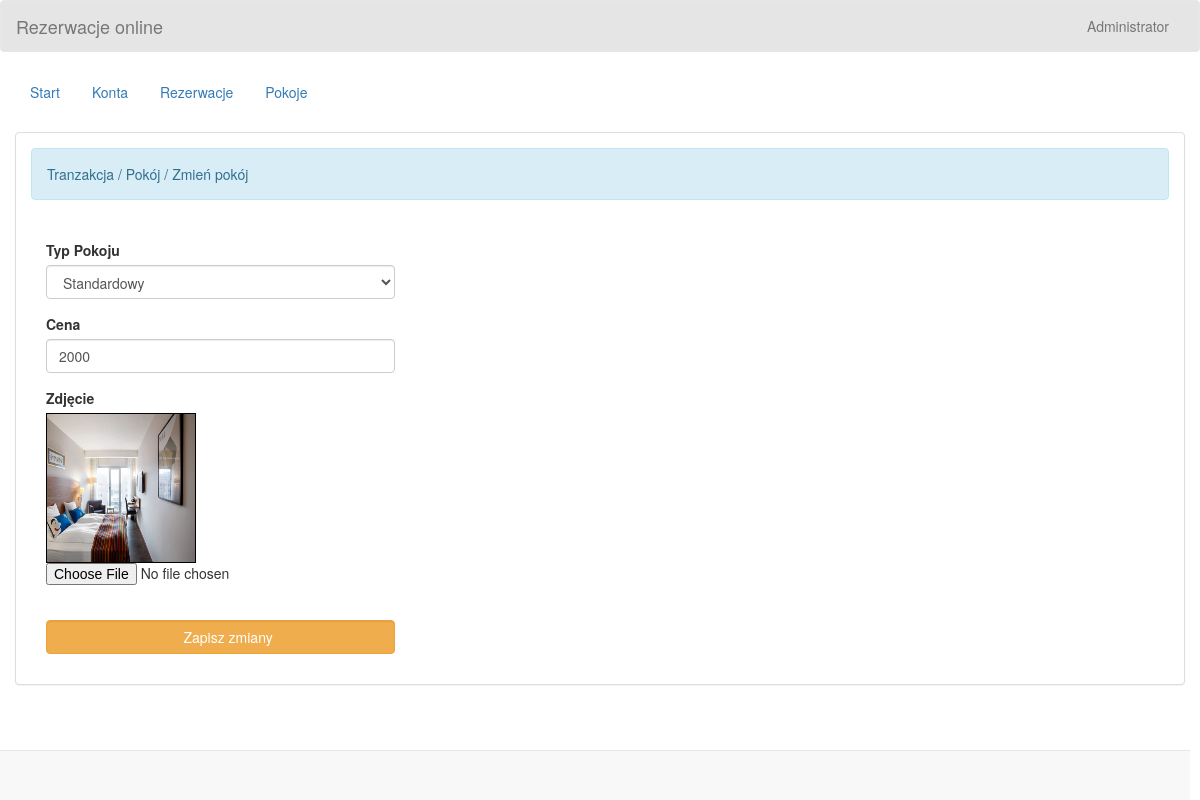
/admin/edit_room.php?room_id=1 (signed in), run on an earlier commit of the app's database.
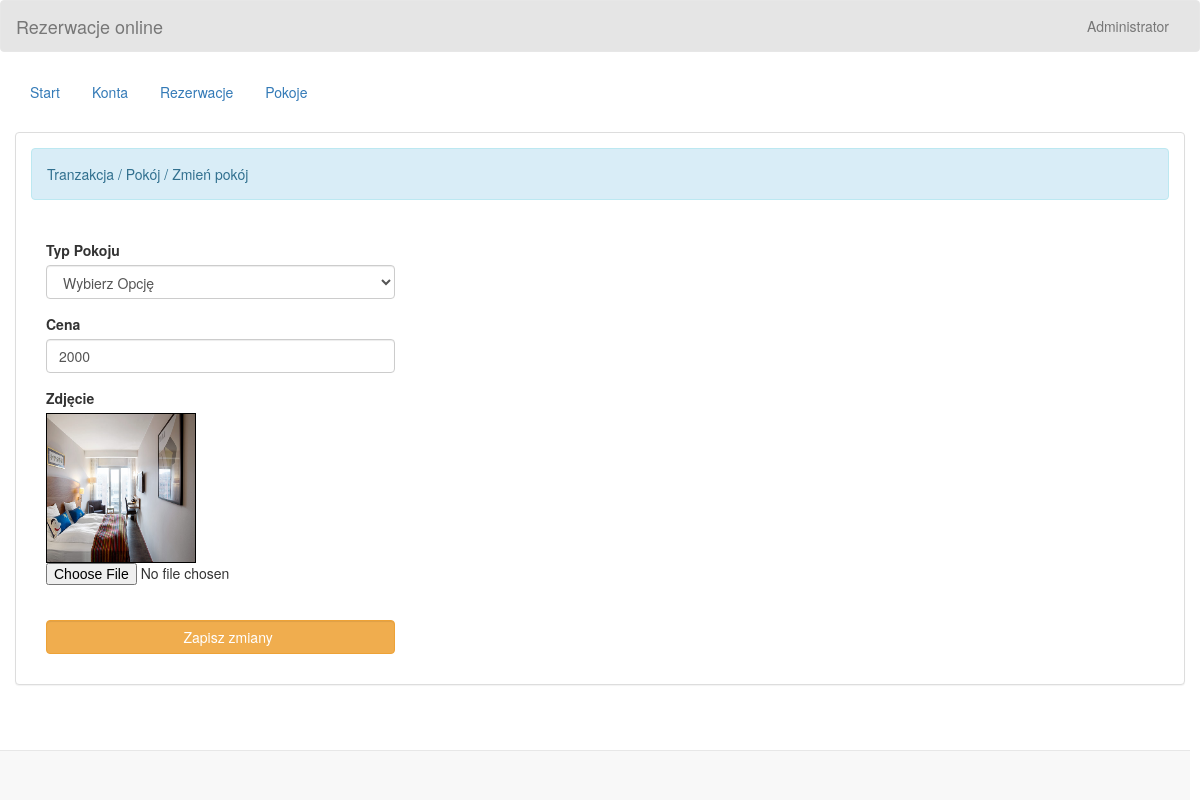
And on a later commit of the database.
### tables this page shows
CREATE TABLE `room` (
  `room_id` int(11) NOT NULL,
  `room_type` varchar(50) NOT NULL,
  `price` varchar(11) NOT NULL,
  `photo` varchar(100) NOT NULL
);

### admin/name.php (called while the page is built)
<?php
	require 'connect.php';
	$query = $conn->query("SELECT * FROM `admin` WHERE `admin_id` = '$_SESSION[admin_id]'") or die(mysqli_error());
	$fetch = $query->fetch_array();
	$name = $fetch['name'];
?>

### admin/edit_room.php (the view, shortened to what this page needs)
<!DOCTYPE html>
<?php
	require 'name.php';
?>
<html lang = "en">
	<head>
		<link rel = "stylesheet" type = "text/css" href = "../css/bootstrap.css " />
		<link rel = "stylesheet" type = "text/css" href = "../css/style.css" />
	</head>
<body>
	<nav style = "background-color:rgba(0, 0, 0, 0.1);" class = "navbar navbar-default">
		<div  class = "container-fluid">
			<div class = "navbar-header">
				<a class = "navbar-brand" >Rezerwacje online</a>
			</div>
			<ul class = "nav navbar-nav pull-right ">
				<li class = "dropdown">
					<a class="dropdown-toggle" data-toggle="dropdown" role="button" aria-haspopup="true" aria-expanded="false"><i class = "glyphicon glyphicon-user"></i> <?php echo $name;?></a>
				</li>
			</ul>
		</div>
	</nav>
	<div class = "container-fluid">
		<ul class = "nav nav-pills">
			<li><a href = "home.php">Start</a></li>
			<li><a href = "account.php">Konta</a></li>
			<li><a href = "reserve.php">Rezerwacje</a></li>
			<li><a href = "room.php">Pokoje</a></li>
		</ul>
	</div>
	<br />
	<div class = "container-fluid">
		<div class = "panel panel-default">
			<div class = "panel-body">
				<div class = "alert alert-info">Tranzakcja / Pokój / Zmień pokój</div>
				<br />
				<div class = "col-md-4">
					<?php
						$query = $conn->query("SELECT * FROM `room` WHERE `room_id` = '$_REQUEST[room_id]'") or die(mysqli_error());
						$fetch = $query->fetch_array();
					?>
					<form method = "POST" enctype = "multipart/form-data">
						<div class = "form-group">
							<label>Typ Pokoju </label>
							<select class = "form-control" required = required name = "room_type">
								<option value = "">Wybierz Opcję</option>
								<option value = "Standardowy" <?php if($fetch['room_type'] == "Standard"){echo "selected";}?>>Standardowy</option>
							</select>
						</div>
						<div class = "form-group">
							<label>Cena </label>
							<input type = "number" min = "0" max = "999999999" value = "<?php echo $fetch['price']?>" class = "form-control" name = "price" />
						</div>
						<div class = "form-group">
							<label>Zdjęcie </label>
							<div id = "preview" style = "width:150px; height :150px; border:1px solid #000;">
								<img src = "../photo/<?php echo $fetch['photo']?>" id = "lbl" width = "100%" height = "100%"/>
							</div>
							<input type = "file" required = "required" id = "photo" name = "photo" />
						</div>
						<br />
						<div class = "form-group">
							<button name = "edit_room" class = "btn btn-warning form-control"><i class = "glyphicon glyphicon-edit"></i> Zapisz zmiany</button>
						</div>
					</form>
				</div>
			</div>
		</div>
	</div>
	<br />
	<br />
	<div style = "text-align:right; margin-right:10px;" class = "navbar navbar-default navbar-fixed-bottom">
	</div>
</body>
</html>

What changed in the data, as far as the page shows it:
changed room: room_type "Standardowy" → (not shown)
Also different on the page:
form field room_type: (not shown) → "Wybierz Opcję"
